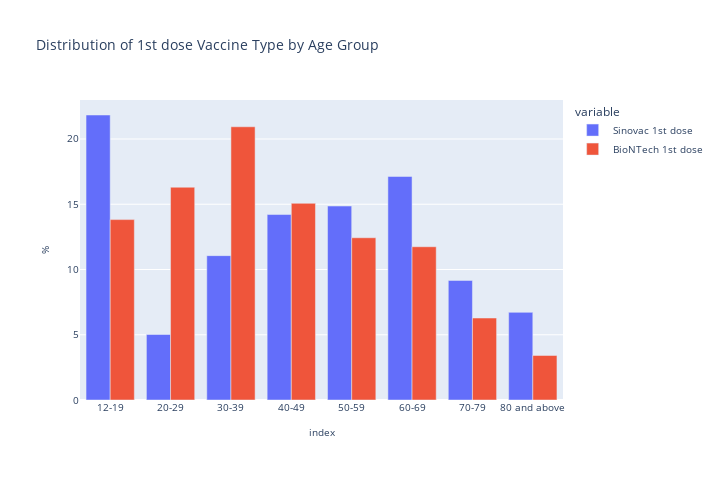

The notebook cell this image was saved under:
### Code cell
# Import the file, using injection date, age groups, and sex as index columns
df = pd.read_csv("vaccination-rates-over-time-by-age.csv", index_col=[0, 1, 2])
df = df.iloc[:, [0, 3]]
# Drop the sex columns and merge DF
df = df.droplevel([2])
df = df.groupby(df.index).sum()
df.index = pd.MultiIndex.from_tuples([(datetime.strptime(x[0], "%d/%m/%Y"), x[1]) for x in df.index])
# Get the latest date data
df = df.loc[sorted(df.index)[-1][0]]
# Get perecntage
df = df*100/df.sum(axis=0)

# Plot
df = df.reset_index()
df['index'][0] = "12-19"
fig = px.bar(df, x="index", y=["Sinovac 1st dose", "BioNTech 1st dose"], title="Distribution of 1st dose Vaccine Type by Age Group", barmode="group")
fig.update_layout(titlefont_size=14,
            xaxis_titlefont_size=10,
            xaxis_tickfont_size=10,
            yaxis_titlefont_size=10,
            yaxis_tickfont_size=10,
            legend_font_size=10,
            width=720, 
            height=480)
fig.update_yaxes(title_text="%")
fig.show()
fig.write_image("images/dist_vaccine.jpg", width=720, height=480)

### Figure 1 — Plotly figure (JSON) as saved in the notebook; plotly's stock layout.template omitted (floating-point values rounded to 4 significant figures)
{"data": [{"alignmentgroup": "True", "hovertemplate": "variable=Sinovac 1st dose<br>index=%{x}<br>value=%{y}<extra></extra>", "legendgroup": "Sinovac 1st dose", "marker": {"color": "#636efa", "pattern": {"shape": ""}}, "name": "Sinovac 1st dose", "offsetgroup": "Sinovac 1st dose", "orientation": "v", "showlegend": true, "textposition": "auto", "type": "bar", "x": ["12-19", "20-29", "30-39", "40-49", "50-59", "60-69", "70-79", "80 and above"], "xaxis": "x", "y": [21.84, 5.023, 11.06, 14.21, 14.86, 17.13, 9.162, 6.715], "yaxis": "y"}, {"alignmentgroup": "True", "hovertemplate": "variable=BioNTech 1st dose<br>index=%{x}<br>value=%{y}<extra></extra>", "legendgroup": "BioNTech 1st dose", "marker": {"color": "#EF553B", "pattern": {"shape": ""}}, "name": "BioNTech 1st dose", "offsetgroup": "BioNTech 1st dose", "orientation": "v", "showlegend": true, "textposition": "auto", "type": "bar", "x": ["12-19", "20-29", "30-39", "40-49", "50-59", "60-69", "70-79", "80 and above"], "xaxis": "x", "y": [13.82, 16.3, 20.93, 15.07, 12.43, 11.74, 6.28, 3.413], "yaxis": "y"}], "layout": {"barmode": "group", "height": 480, "legend": {"font": {"size": 10}, "title": {"text": "variable"}, "tracegroupgap": 0}, "title": {"font": {"size": 14}, "text": "Distribution of 1st dose Vaccine Type by Age Group"}, "width": 720, "xaxis": {"anchor": "y", "domain": [0, 1], "tickfont": {"size": 10}, "title": {"font": {"size": 10}, "text": "index"}}, "yaxis": {"anchor": "x", "domain": [0, 1], "tickfont": {"size": 10}, "title": {"font": {"size": 10}, "text": "%"}}}}
